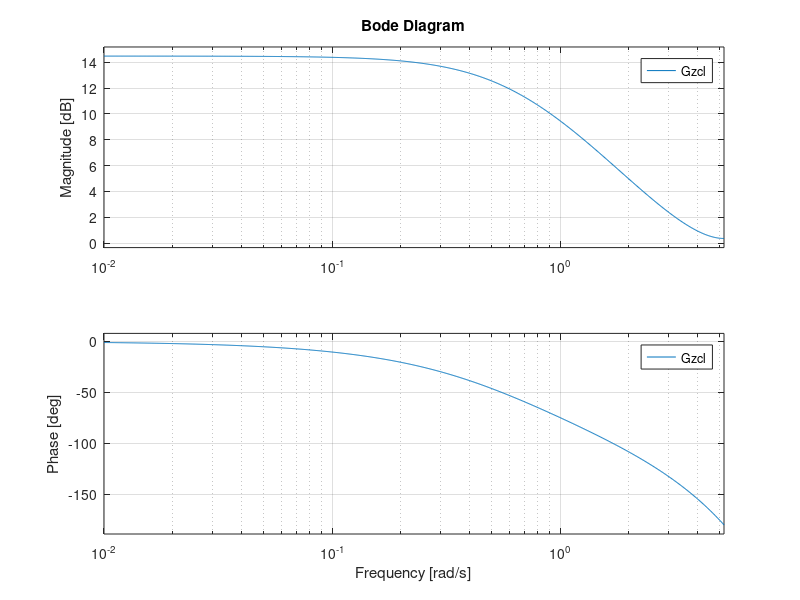
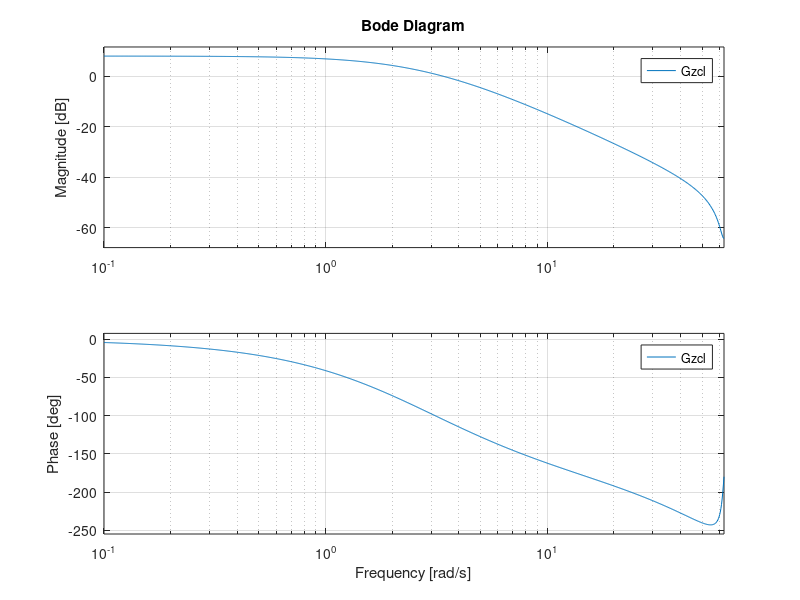

MATLAB code to generate these figures, in order:
clear; close all; clc;

%% Problem 2
Ts = 0.6;
K = 1;
K = 1.68;
%K = 10;
Gs = tf(2, [1 0.5])

Gz = c2d(Gs, Ts)
Gzcl = feedback(K*Gz, 0.04)
%rlocus(Gz)
figure(1);
hold on;
bode(Gzcl)
hold off;

%% problem 3
Ts = 0.05;
Gs = tf(20, [1 6 0])
Gz = c2d(Gs, Ts)
Gzcl = feedback(Gz, 0.4)
figure(2);
hold on;
bode(Gzcl)

hold off;